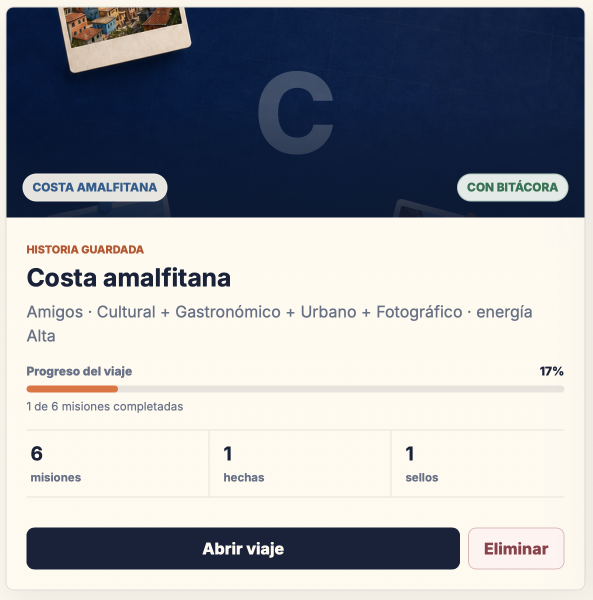
#> input picture docs/assets/01-dashboard.png, 1185 x 1200 px, given in place of rumbo-globe-backdrop.png, which was not available (shown at 1/2 size)
$ python build_campaign_assets.py
#> lines starting #> are read from the running program, lines starting #| are printed output that depends on the picture; pictures that were not available may be replaced by others from this repository, and a replacement may not be noted
from __future__ import annotations

from pathlib import Path

from PIL import Image, ImageDraw, ImageFilter, ImageFont


ROOT = Path(__file__).resolve().parents[1]
ASSETS = ROOT / "docs" / "assets"
PUBLIC_ASSETS = ROOT / "public" / "assets"

NAVY = "#0D1932"
INK = "#17223B"
ORANGE = "#E86F35"
ORANGE_LIGHT = "#F6A06F"
GREEN = "#2F8F68"
SKY = "#4A83B8"
ROSE = "#B85F68"
CREAM = "#F7EFD8"
PAPER = "#FFFAF0"
MUTED = "#657087"
LINE = "#DED0A9"

ARIAL = "/System/Library/Fonts/Supplemental/Arial.ttf"
ARIAL_BOLD = "/System/Library/Fonts/Supplemental/Arial Bold.ttf"


def font(size: int, bold: bool = False) -> ImageFont.FreeTypeFont:
    return ImageFont.truetype(ARIAL_BOLD if bold else ARIAL, size=size)


def cover_crop(image: Image.Image, size: tuple[int, int]) -> Image.Image:
    target_w, target_h = size
    scale = max(target_w / image.width, target_h / image.height)
    resized = image.resize((round(image.width * scale), round(image.height * scale)), Image.Resampling.LANCZOS)
    left = (resized.width - target_w) // 2
    top = (resized.height - target_h) // 2
    return resized.crop((left, top, left + target_w, top + target_h))


# [4 lines left out: function contain, not called in this run]


def add_overlay(image: Image.Image, fill: tuple[int, int, int, int]) -> Image.Image:
    overlay = Image.new("RGBA", image.size, fill)
    return Image.alpha_composite(image.convert("RGBA"), overlay)


def dotted_background(size: tuple[int, int], base: str = NAVY) -> Image.Image:
    image = Image.new("RGB", size, base)
    draw = ImageDraw.Draw(image)
    for y in range(12, size[1], 22):
        for x in range(12, size[0], 22):
            draw.ellipse((x - 1.4, y - 1.4, x + 1.4, y + 1.4), fill="#303A50")
    return image


def paste_with_shadow(
    canvas: Image.Image,
    item: Image.Image,
    position: tuple[int, int],
    radius: int = 28,
    opacity: int = 95,
    offset: tuple[int, int] = (0, 18),
) -> None:
    item = item.convert("RGBA")
    alpha = item.getchannel("A")
    shadow = Image.new("RGBA", canvas.size, (0, 0, 0, 0))
    shadow_alpha = Image.new("L", item.size, 0)
    shadow_alpha.paste(alpha)
    shadow_alpha = shadow_alpha.filter(ImageFilter.GaussianBlur(radius))
    shadow_color = Image.new("RGBA", item.size, (8, 18, 38, opacity))
    shadow_color.putalpha(shadow_alpha.point(lambda value: value * opacity // 255))
    shadow.alpha_composite(shadow_color, (position[0] + offset[0], position[1] + offset[1]))
    canvas.alpha_composite(shadow)
    canvas.alpha_composite(item, position)


def rounded_image(image: Image.Image, radius: int) -> Image.Image:
    image = image.convert("RGBA")
    mask = Image.new("L", image.size, 0)
    ImageDraw.Draw(mask).rounded_rectangle((0, 0, image.width, image.height), radius=radius, fill=255)
    image.putalpha(mask)
    return image


def wrap_lines(draw: ImageDraw.ImageDraw, text: str, text_font: ImageFont.FreeTypeFont, max_width: int) -> list[str]:
    words = text.split()
    lines: list[str] = []
    current = ""
    for word in words:
        candidate = f"{current} {word}".strip()
        width = draw.textbbox((0, 0), candidate, font=text_font)[2]
        if width <= max_width or not current:
            current = candidate
        else:
            lines.append(current)
            current = word
    if current:
        lines.append(current)
    return lines


def draw_wrapped(
    draw: ImageDraw.ImageDraw,
    position: tuple[int, int],
    text: str,
    text_font: ImageFont.FreeTypeFont,
    fill: str,
    max_width: int,
    spacing: int = 10,
) -> int:
    lines = wrap_lines(draw, text, text_font, max_width)
    x, y = position
    line_height = text_font.size + spacing
    for index, line in enumerate(lines):
        draw.text((x, y + index * line_height), line, font=text_font, fill=fill)
    return y + len(lines) * line_height


def brand_pill(draw: ImageDraw.ImageDraw, x: int, y: int, width: int = 210) -> None:
    draw.rounded_rectangle((x, y, x + width, y + 58), radius=8, fill=ORANGE)
    draw.text((x + 28, y + 13), "RUMBO", font=font(27, True), fill=PAPER)


def slide_counter(draw: ImageDraw.ImageDraw, active: int, total: int = 4) -> None:
    start_x = 442
    y = 1288
    for index in range(total):
        width = 54 if index + 1 == active else 16
        fill = ORANGE if index + 1 == active else "#9AA2B1"
        draw.rounded_rectangle((start_x, y, start_x + width, y + 10), radius=5, fill=fill)
        start_x += width + 12


def product_frame(source: Path, size: tuple[int, int], background: str = PAPER) -> Image.Image:
    screenshot = Image.open(source).convert("RGB")
    screenshot = cover_crop(screenshot, size)
    frame = Image.new("RGBA", (size[0] + 28, size[1] + 28), background)
    frame_draw = ImageDraw.Draw(frame)
    frame_draw.rounded_rectangle((0, 0, frame.width - 1, frame.height - 1), radius=10, fill=background, outline=LINE, width=2)
    frame.alpha_composite(rounded_image(screenshot, 6), (14, 14))
    return frame


def generate_carousel(backdrop: Image.Image) -> list[Path]:
    outputs: list[Path] = []

    # Slide 1: cover
    slide = add_overlay(cover_crop(backdrop, (1080, 1350)), (8, 20, 43, 70))
    draw = ImageDraw.Draw(slide)
    brand_pill(draw, 68, 68)
    draw.text((68, 225), "ASÍ FUNCIONA", font=font(83, True), fill=PAPER)
    draw.text((68, 320), "RUMBO", font=font(128, True), fill=ORANGE_LIGHT)
    draw_wrapped(draw, (72, 485), "Cuatro pasos para convertir un viaje en una historia.", font(42, True), PAPER, 780, 8)
    draw.rounded_rectangle((68, 1110, 770, 1210), radius=8, fill=PAPER)
    draw.text((105, 1138), "DESLIZÁ PARA EMPEZAR", font=font(32, True), fill=INK)
    slide_counter(draw, 1)
    out = ASSETS / "10-carrusel-01.png"
    slide.convert("RGB").save(out, quality=95)
    outputs.append(out)

    # Slide 2: setup
    slide = Image.new("RGBA", (1080, 1350), PAPER)
    draw = ImageDraw.Draw(slide)
    brand_pill(draw, 68, 60)
    draw.rounded_rectangle((68, 160, 152, 244), radius=42, fill=ORANGE)
    draw.text((98, 174), "1", font=font(49, True), fill=PAPER)
    draw_wrapped(draw, (180, 163), "CONTANOS CÓMO QUERÉS VIAJAR", font(53, True), INK, 815, 6)
    draw_wrapped(draw, (70, 315), "Elegí el destino, la compañía, los estilos y la energía de la aventura.", font(34), MUTED, 930, 8)
    frame = product_frame(ASSETS / "06-crear-viaje.png", (870, 640))
    paste_with_shadow(slide, frame, (91, 500), radius=22, opacity=85)
    draw.text((70, 1195), "VOS PONÉS EL CONTEXTO.", font=font(30, True), fill=ORANGE)
    draw.text((70, 1238), "Rumbo prepara el punto de partida.", font=font(29), fill=INK)
    slide_counter(draw, 2)
    out = ASSETS / "10-carrusel-02.png"
    slide.convert("RGB").save(out, quality=95)
    outputs.append(out)

    # Slide 3: missions
    slide = dotted_background((1080, 1350)).convert("RGBA")
    draw = ImageDraw.Draw(slide)
    brand_pill(draw, 68, 60)
    draw.rounded_rectangle((68, 160, 152, 244), radius=42, fill=ORANGE)
    draw.text((98, 174), "2", font=font(49, True), fill=PAPER)
    draw_wrapped(draw, (180, 163), "RECIBÍ MISIONES CREADAS PARA VOS", font(53, True), PAPER, 810, 6)
    draw_wrapped(draw, (70, 315), "La IA combina tus elecciones para proponer desafíos breves, seguros y distintos.", font(34), "#D9DFEA", 930, 8)
    frame = product_frame(ASSETS / "02-misiones.png", (870, 650))
    paste_with_shadow(slide, frame, (91, 500), radius=24, opacity=125)
    draw.rounded_rectangle((70, 1190, 390, 1247), radius=8, fill=GREEN)
    draw.text((92, 1203), "GENERADAS CON IA", font=font(26, True), fill=PAPER)
    slide_counter(draw, 3)
    out = ASSETS / "10-carrusel-03.png"
    slide.convert("RGB").save(out, quality=95)
    outputs.append(out)

    # Slide 4: result
    slide = Image.new("RGBA", (1080, 1350), CREAM)
    draw = ImageDraw.Draw(slide)
    brand_pill(draw, 68, 60)
    draw.text((68, 170), "3", font=font(50, True), fill=ORANGE)
    draw.text((115, 170), "GUARDÁ EL MOMENTO", font=font(48, True), fill=INK)
    draw.text((68, 245), "4", font=font(50, True), fill=GREEN)
    draw.text((115, 245), "DESBLOQUEÁ TU HISTORIA", font=font(48, True), fill=INK)
    draw_wrapped(draw, (70, 340), "Subí una evidencia, elegí cómo se sintió y mirá cómo crecen el pasaporte y la bitácora.", font(33), MUTED, 930, 8)
    evidence = product_frame(ASSETS / "03-completar-mision.png", (600, 420))
    passport = product_frame(ASSETS / "04-pasaporte.png", (390, 420))
    paste_with_shadow(slide, evidence, (54, 520), radius=20, opacity=80)
    paste_with_shadow(slide, passport, (635, 690), radius=20, opacity=80)
    draw.rounded_rectangle((70, 1120, 1010, 1220), radius=8, fill=ORANGE)
    draw.text((219, 1148), "EMPEZÁ TU PROPIA AVENTURA", font=font(34, True), fill=PAPER)
    slide_counter(draw, 4)
    out = ASSETS / "10-carrusel-04.png"
    slide.convert("RGB").save(out, quality=95)
    outputs.append(out)

    # Contact sheet for the written documentation.
    sheet = dotted_background((2000, 1120)).convert("RGBA")
    draw = ImageDraw.Draw(sheet)
    draw.text((75, 55), "CARRUSEL · ASÍ FUNCIONA RUMBO", font=font(48, True), fill=PAPER)
    draw.text((75, 118), "Cuatro placas que explican el recorrido desde el contexto hasta la bitácora.", font=font(27), fill="#C9D0DD")
    x = 75
    for output in outputs:
        card = Image.open(output).convert("RGBA").resize((420, 525), Image.Resampling.LANCZOS)
        paste_with_shadow(sheet, rounded_image(card, 8), (x, 245), radius=18, opacity=110, offset=(0, 14))
        x += 475
    draw.rounded_rectangle((75, 870, 1925, 1030), radius=8, fill=PAPER)
    draw.text((118, 913), "DESTINO  →  MISIONES CON IA  →  EVIDENCIA  →  SELLO Y BITÁCORA", font=font(37, True), fill=INK)
    sheet.convert("RGB").save(ASSETS / "10-carrusel-flujo.png", quality=95)
    return outputs


def draw_stamp(draw: ImageDraw.ImageDraw, center: tuple[int, int], radius: int, color: str, title: str, subtitle: str) -> None:
    x, y = center
    draw.ellipse((x - radius, y - radius, x + radius, y + radius), outline=color, width=8)
    draw.ellipse((x - radius + 18, y - radius + 18, x + radius - 18, y + radius - 18), outline=color, width=3)
    draw.line((x - radius + 38, y - 13, x + radius - 38, y - 13), fill=color, width=3)
    draw.line((x - radius + 38, y + 40, x + radius - 38, y + 40), fill=color, width=3)
    title_size = 30
    title_font = font(title_size, True)
    title_box = draw.textbbox((0, 0), title, font=title_font)
    while title_box[2] - title_box[0] > radius * 1.55 and title_size > 18:
        title_size -= 1
        title_font = font(title_size, True)
        title_box = draw.textbbox((0, 0), title, font=title_font)
    draw.text((x - (title_box[2] - title_box[0]) / 2, y - 58), title, font=title_font, fill=color)
    sub_box = draw.textbbox((0, 0), subtitle, font=font(21, True))
    draw.text((x - (sub_box[2] - sub_box[0]) / 2, y + 55), subtitle, font=font(21, True), fill=color)


def generate_stamp_piece() -> Path:
    piece = Image.new("RGBA", (1080, 1350), PAPER)
    draw = ImageDraw.Draw(piece)
    draw.rectangle((0, 0, 1080, 310), fill=NAVY)
    brand_pill(draw, 68, 58)
    draw.text((68, 165), "CADA MISIÓN", font=font(64, True), fill=PAPER)
    draw.text((68, 235), "DEJA UNA MARCA.", font=font(64, True), fill=ORANGE_LIGHT)
    draw_wrapped(draw, (70, 360), "Completá desafíos, desbloqueá sellos y construí un pasaporte que solo puede ser tuyo.", font(34), MUTED, 930, 9)
    draw_stamp(draw, (285, 690), 165, SKY, "POSTAL VIVA", "FOTOGRÁFICA")
    draw_stamp(draw, (795, 690), 165, GREEN, "PLAN IMPROVISADO", "EXPLORACIÓN")
    draw_stamp(draw, (285, 1050), 165, ORANGE, "BOCADO VALIENTE", "GASTRONÓMICA")
    draw_stamp(draw, (795, 1050), 165, ROSE, "MEMORIA GUARDADA", "EMOCIONAL")
    out = ASSETS / "11-pieza-sellos.png"
    piece.convert("RGB").save(out, quality=95)
    return out


def generate_poster(backdrop: Image.Image) -> Path:
    poster = add_overlay(cover_crop(backdrop, (1200, 1600)), (7, 17, 38, 72))
    draw = ImageDraw.Draw(poster)
    brand_pill(draw, 78, 76, 230)
    draw.text((78, 240), "TU PRÓXIMA", font=font(86, True), fill=PAPER)
    draw.text((78, 334), "HISTORIA", font=font(128, True), fill=PAPER)
    draw.text((78, 495), "EMPIEZA ACÁ.", font=font(86, True), fill=ORANGE_LIGHT)
    draw.rounded_rectangle((62, 620, 1138, 802), radius=8, fill=(7, 17, 38, 205))
    draw_wrapped(draw, (82, 655), "Misiones creadas con IA, sellos para coleccionar y una bitácora para volver a vivirlo.", font(38, True), PAPER, 980, 10)
    draw.rounded_rectangle((78, 1360, 1120, 1490), radius=8, fill=ORANGE)
    draw.text((225, 1396), "EMPEZÁ TU AVENTURA", font=font(48, True), fill=PAPER)
    out = ASSETS / "12-poster-experiencia.png"
    poster.convert("RGB").save(out, quality=95)
    return out


# [40 lines left out: functions phone_mockup, tablet_mockup, not called in this run]


def generate_social_mockup() -> Path:
    canvas = dotted_background((1920, 1200)).convert("RGBA")
    draw = ImageDraw.Draw(canvas)
    draw.text((80, 58), "CAMPAÑA DE LANZAMIENTO", font=font(52, True), fill=PAPER)
    draw.text((80, 122), "Una misma identidad adaptada a feed, stories y carrusel.", font=font(29), fill="#C7CEDB")

    feed = Image.open(ASSETS / "08-pieza-feed.png")
    story = Image.open(ASSETS / "09-pieza-story.png")
    carousel = Image.open(ASSETS / "10-carrusel-01.png")

    tablet = tablet_mockup(feed, (700, 700))
    phone_story = phone_mockup(story, (390, 790))
    phone_carousel = phone_mockup(carousel, (390, 790), fit="contain")

    paste_with_shadow(canvas, tablet, (80, 270), radius=38, opacity=145, offset=(0, 30))
    paste_with_shadow(canvas, phone_story, (890, 240), radius=38, opacity=145, offset=(0, 30))
    paste_with_shadow(canvas, phone_carousel, (1410, 240), radius=38, opacity=145, offset=(0, 30))

    draw.text((292, 1010), "FEED", font=font(28, True), fill=ORANGE_LIGHT)
    draw.text((1030, 1060), "STORY", font=font(28, True), fill=ORANGE_LIGHT)
    draw.text((1508, 1060), "CARRUSEL", font=font(28, True), fill=ORANGE_LIGHT)
    out = ASSETS / "13-mockup-redes.png"
    canvas.convert("RGB").save(out, quality=95)
    return out


# [71 lines left out: functions generate_outdoor_mockup, generate_campaign_board, not called in this run]


def generate_campaign_assets() -> None:
    ASSETS.mkdir(parents=True, exist_ok=True)
    backdrop = Image.open(PUBLIC_ASSETS / "rumbo-globe-backdrop.png").convert("RGB")
#> backdrop is the input picture: PIL image 1185x1200 RGB; mean R, G, B 162.6, 165.3, 170.2
    generate_carousel(backdrop)
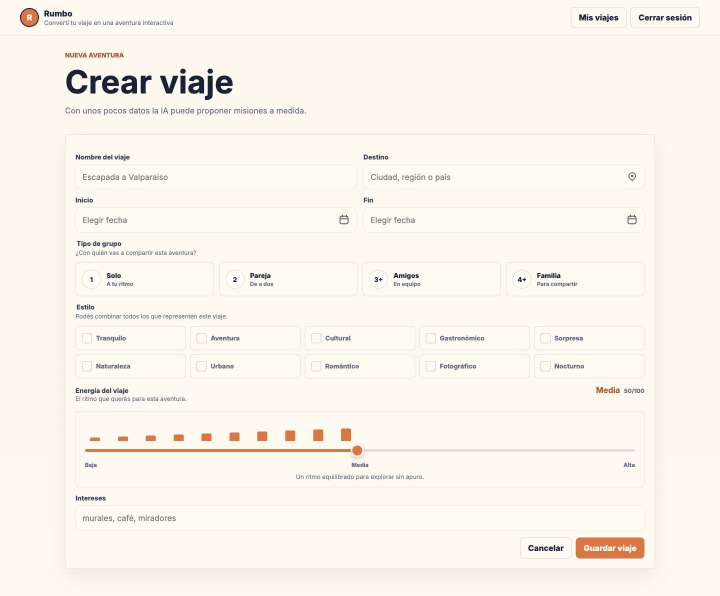
#> input picture docs/assets/06-crear-viaje.png, 1440 x 1192 px (shown at 1/2 size)
#> in product_frame, screenshot is the input picture: PIL image 1440x1192 RGB; mean R, G, B 249.9, 245.4, 235.7
#> in rounded_image, `mask = Image.new("L", image.size, 0)`: mask: PIL image 870x640 L; every value is 0
#> in rounded_image, `ImageDraw.Draw(mask).rounded_rectangle((0, 0, image.width, image.heigh..`: mask: PIL image 870x640 L; 100% white; 4 black regions (4 under 20 px)
#> in paste_with_shadow, `alpha = item.getchannel("A")`: alpha: PIL image 898x668 L; every value is 255
#> in paste_with_shadow, `shadow = Image.new("RGBA", canvas.size, (0, 0, 0, 0))`: shadow: PIL image 1080x1350 RGBA; every value is 0
#> in paste_with_shadow, `shadow_alpha = Image.new("L", item.size, 0)`: shadow_alpha: PIL image 898x668 L; every value is 0
#> call 2 of product_frame, with size = (870, 650), background = '#FFFAF0'
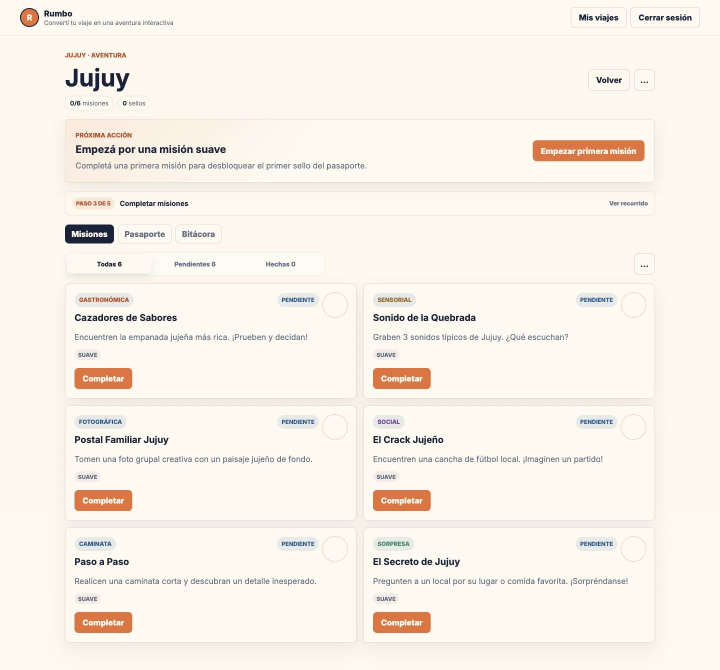
#> input picture docs/assets/02-misiones.png, 1440 x 1339 px (shown at 1/2 size)
#> in product_frame, screenshot is the input picture: PIL image 1440x1339 RGB; mean R, G, B 247.8, 242.2, 232.5
#> in rounded_image (call 2), `mask = Image.new("L", image.size, 0)`: mask: PIL image 870x650 L; every value is 0
#> in rounded_image (call 2), `ImageDraw.Draw(mask).rounded_rectangle((0, 0, image.width, image.heigh..`: mask: PIL image 870x650 L; 100% white; 4 black regions (4 under 20 px)
#> call 2 of paste_with_shadow, with position = (91, 500), radius = 24, opacity = 125, offset = (0, 18)
#> in paste_with_shadow (call 2), `alpha = item.getchannel("A")`: alpha: PIL image 898x678 L; every value is 255
#> in paste_with_shadow (call 2), `shadow_alpha = Image.new("L", item.size, 0)`: shadow_alpha: PIL image 898x678 L; every value is 0
#> in paste_with_shadow (call 2), `shadow.alpha_composite(shadow_color, (position[0] + offset[0], positio..`:
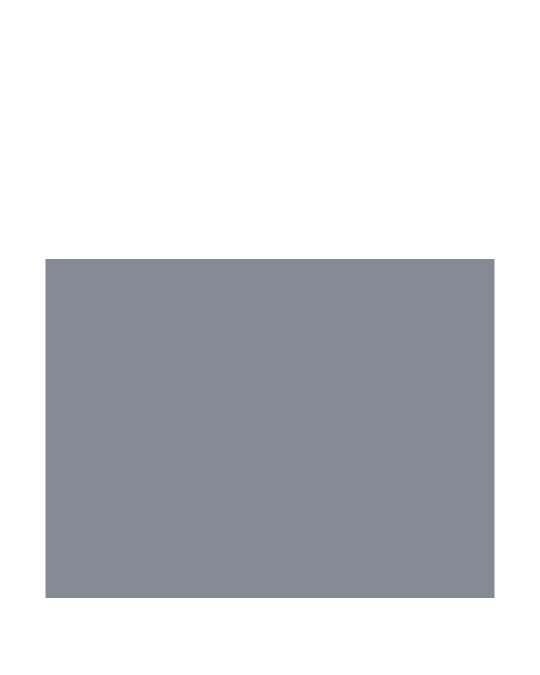
#> shadow: PIL image 1080x1350 RGBA (shown at 1/2 size); mean R, G, B, A 3.3, 7.5, 15.9, 52.2; transparent parts drawn white
#> in generate_carousel, `slide.convert("RGB").save(out, quality=95)`:
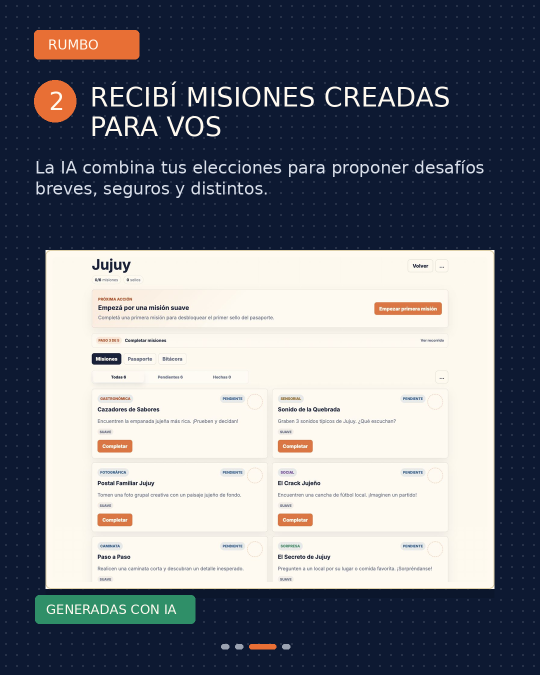
#> saved as 10-carrusel-03.png: PIL image 1080x1350 RGB (shown at 1/2 size); mean R, G, B 118.1, 122, 130.2
#> in generate_carousel, `slide = Image.new("RGBA", (1080, 1350), CREAM)`:
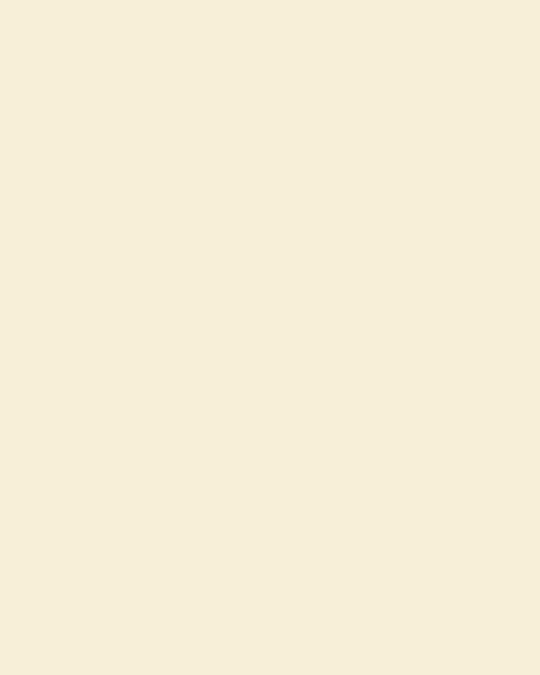
#> slide: PIL image 1080x1350 RGBA (shown at 1/2 size); mean R, G, B, A 247, 239, 216, 255
#> call 3 of product_frame, with size = (600, 420), background = '#FFFAF0'
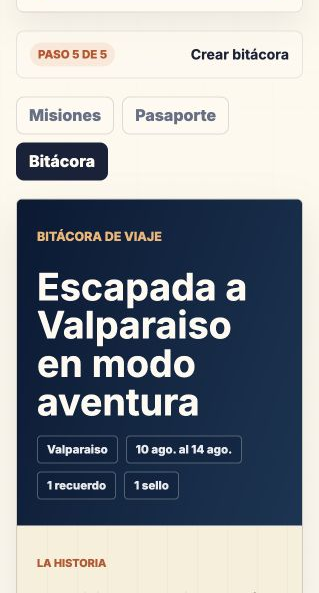
#> input picture docs/assets/05-bitacora.png, 319 x 593 px, given in place of 03-completar-mision.png, which was not available
#> in product_frame, screenshot is the input picture: PIL image 319x593 RGB; mean R, G, B 144.8, 150.1, 156.1
#> call 4 of cover_crop, with size = (600, 420)
#> in cover_crop (call 4), `resized = image.resize((round(image.width * scale), round(image.height..`:
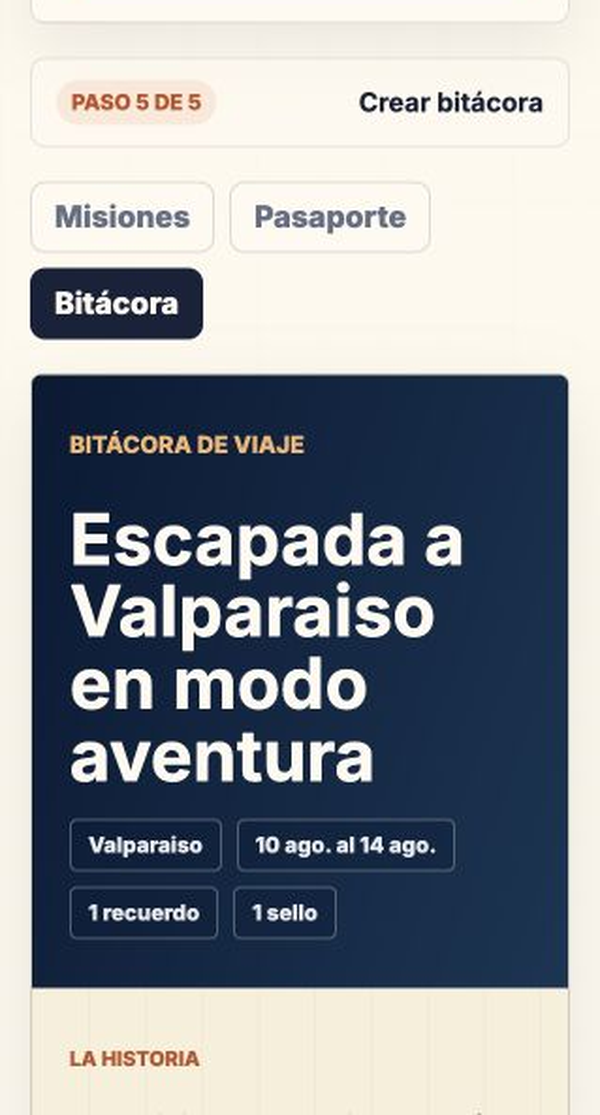
#> resized: PIL image 600x1115 RGB; mean R, G, B 144.7, 150, 156
    generate_stamp_piece()
    poster = generate_poster(backdrop)
    generate_social_mockup()
    generate_outdoor_mockup(poster)
    generate_campaign_board()


if __name__ == "__main__":
#> (the run stopped early here; a loop or call above may not have finished)
